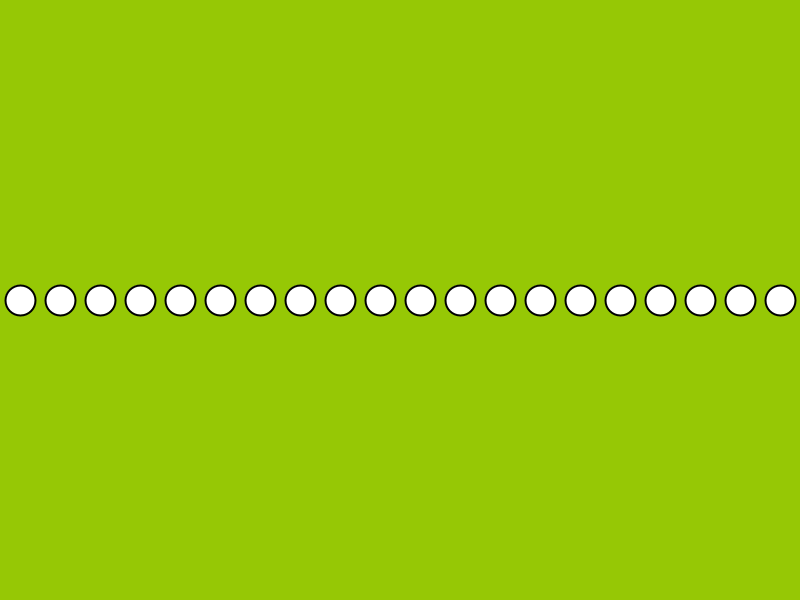
Frame 1 (no input)
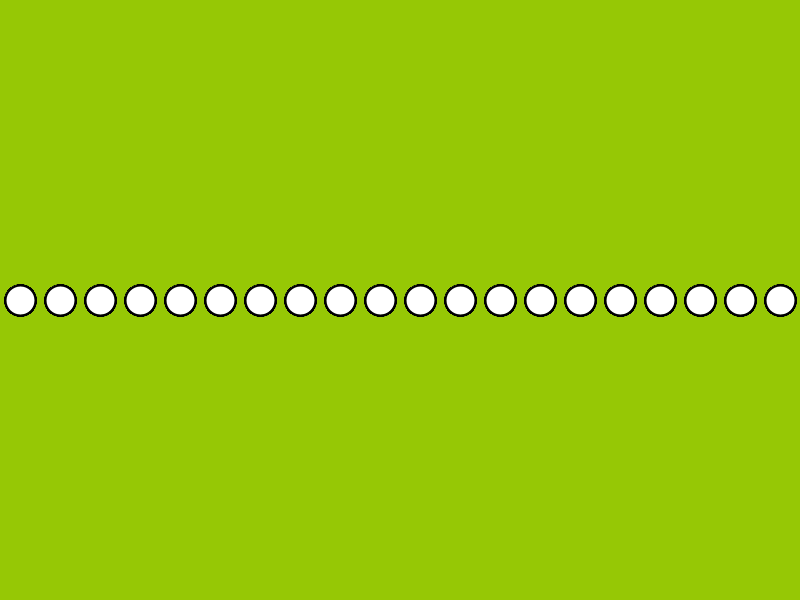
Frame 60 (the mouse pressed at the canvas centre just before this capture)
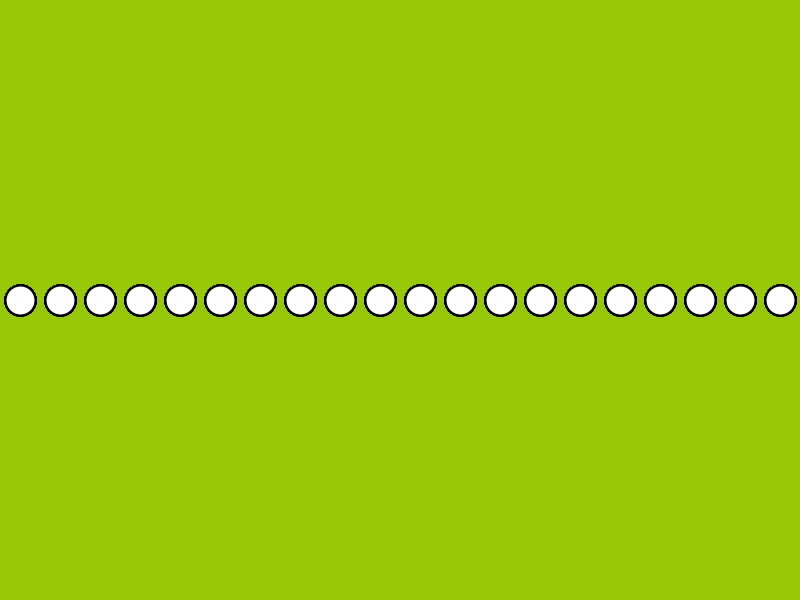
Frame 120 (the mouse held since frame 60 and released just before this capture)

The Processing sketch that drew these frames (run headless with seeded random() and noise(); from frame 60 on, the mouse is pressed at the canvas centre):

// Processing sketch: drawARow
// ── drawARow.pde

void setup() {                   //Everything in 'void setup' happens once:

  size (800, 600);               //Sets the size of the canvas 
  background(150, 200, 5);       //Sets the color of the canvas in R,G,B
  
}                                //End of 'void setup'.



void draw() {                    //Everything in 'void draw' loops 60 times each second, forever:
  
  for (                          //This is called a 'for loop'. It says:
    int Bob = 20;                //Make an 'integer' variable named 'Bob' that is '20'...
    Bob < 800;                   //As long as 'bob' is less than '800'...
    Bob += 40)                   //Keep adding '40' to 'Bob'. (So 'Bob' starts at 20, then is 60, then 100, 140, 180, 220...)
  {                              //Everything between these curly brackets tells the 'for loop' what to do with 'Bob'.
    fill(255, 255, 255);         //Fills everything below with this color.
    stroke(0, 0, 0);             //Outlines everything below with this color.
    strokeWeight(2);             //Sets the thickness of the outline.
    ellipse(Bob, 300, 30, 30);   //Draws an 'ellipse' using 'bob' as the 'x' or horizontal position.
                                 //Remember, 'Bob' keeps increasing by '40'. So we get a row of 'Bobs' each 40 pixels from each other.
                                 //Try changing '40' to another number. Click 'Run' again.
                                 //The vertical position or 'y' is '300' and does not change.
                                 //The size of the ellipse is '30' in width, and '30' is height.
  }                              //This curly bracket is the end of 'for loop'.
    
}                                //End of 'void draw'. Loops back to beginning of 'void draw' forever...
